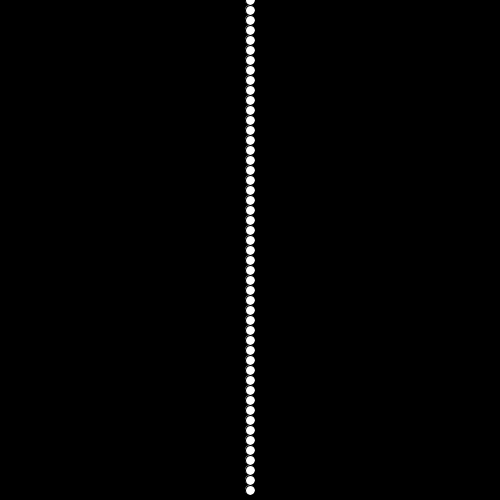
Frame 1 (no input)
Frame 60 (the mouse pressed at the canvas centre just before this capture): identical to frame 1, image omitted
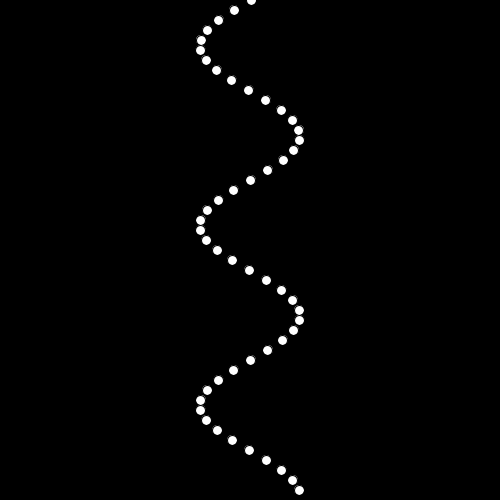
Frame 120 (the mouse held since frame 60 and released just before this capture)

The Processing sketch that drew these frames (run headless with seeded random() and noise(); from frame 60 on, the mouse is pressed at the canvas centre):

// Processing sketch: bonus_animated_sine_wave_with_controls
// ── bonus_animated_sine_wave_with_controls.pde
float[] xPos; // we declare the array
float rad = 30; // we create a radius
float offset;  // we declare an offset we'll use for the angle of the cos function

void setup() {
  size(500, 500);
  smooth();
  frameRate(60); // just to make sure we have a constant framerate
  xPos = new float[50];// we create the array
}

void draw() {
  background(0);
  translate (width/2, 0); //we move to the center of the screen in X
  
  offset = map(mouseX,0,width,0,40); //we map the offset to mouse X
  rad = map(mouseY, 0,height,0,100); //we map the radius to mouse Y

  for (int i=0;i<xPos.length;i++) {
    /*
    We use the time function millis() to increment the angle for the sin function
    We create an offset for that angle, so each element will have a different value
    and correlative to the previous.
    
    Remember that we can increase this angle by different techniques,
    using millis() or frameCount(), or by simply using an increasing number like myIncrement++
    What's important is that we need something to navigate around the angle for the sin-cos function
    */
    float angle = radians(millis() * 0.5 + i * offset); // using the offset, each point will have a different angle all the time
    xPos[i] = cos (angle) * rad; //then we give each element a different value  
    ellipse(xPos[i], (height/xPos.length) * i, 10, 10); // we divide the height by the total number of elements so circles are evenly spaced
  }
}
